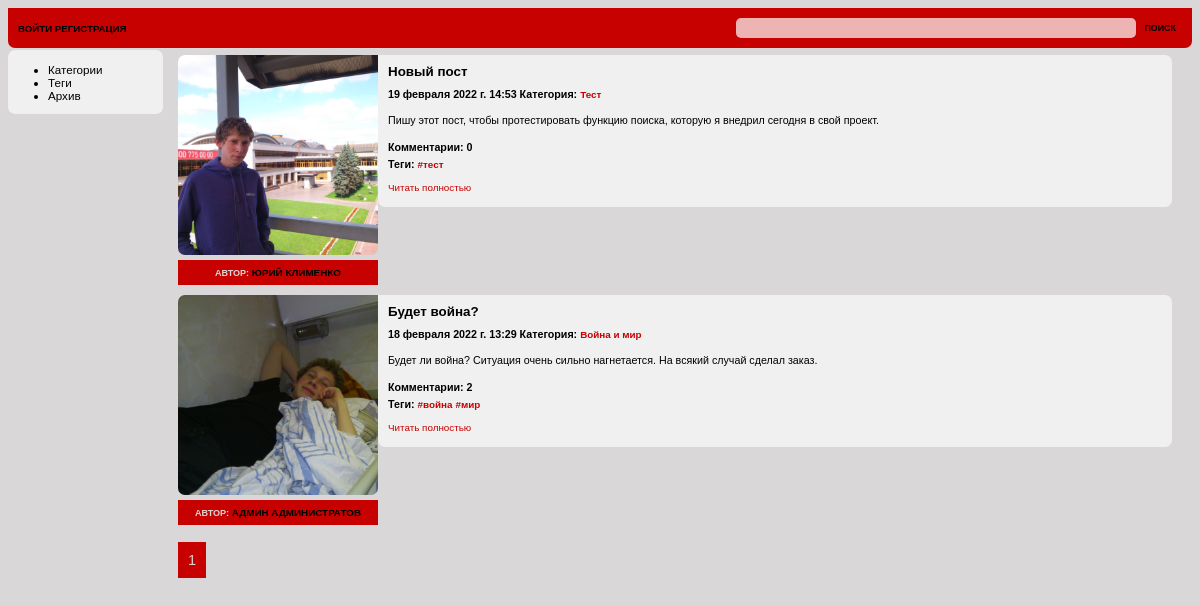
The app's page /, older data.
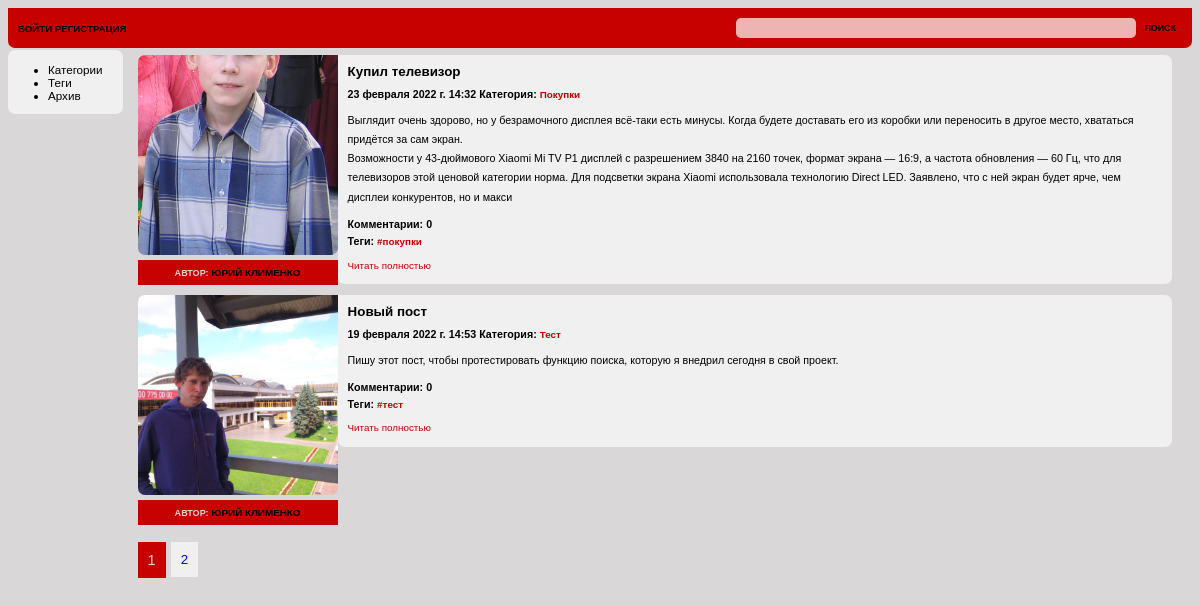
The same page, newer data.
### blog/models.py (models this page shows, shortened)
class Post(models.Model):
    author = models.ForeignKey(User, on_delete=models.SET('Неизвестный автор'))
    title = models.CharField(max_length = 100, unique = True, verbose_name='Заголовок')
    slug = models.SlugField(max_length = 100, unique = True)
    image = models.ImageField(upload_to='images/%Y/%m/%d/', null=True, blank=True, verbose_name='Изображение')
    category = models.ForeignKey(
        'Category',
        on_delete=models.CASCADE,
        verbose_name='Категория',
    )
    tags = models.ManyToManyField('Tag', blank = True, related_name='posts', verbose_name = 'Теги',)
    preview_text = models.TextField(max_length = 500, verbose_name='Превью')
    text = models.TextField(max_length = 5000, verbose_name='Текст')
    date_pub = models.DateTimeField(auto_now_add=True, verbose_name='Дата публикации')
    likes = models.ManyToManyField(User, blank = True, related_name='posts', verbose_name = 'Лайки')
    is_published = models.BooleanField("Опубликовано", null=True, blank=True)
    def get_absolute_url(self):
        return reverse('blog:post', kwargs={'category_slug': self.category.slug, 'post_slug': self.slug})
    class Meta:
        verbose_name = 'Пост'
        verbose_name_plural = 'Посты'
        ordering = ('-date_pub',)

class Category(models.Model):
    name = models.CharField(max_length = 50, verbose_name='Наименование')
    slug = models.SlugField(max_length = 50)
    def __str__(self):
        return self.name
    class Meta:
        verbose_name = 'Категория'
        verbose_name_plural = 'Категории'

class Tag(models.Model):
    name = models.CharField(max_length = 50, verbose_name='Тэг')
    slug = models.SlugField(max_length = 50)
    def __str__(self):
        return self.name
    class Meta:
        verbose_name = 'Тэг'
        verbose_name_plural = 'Тэги'

### user/models.py (models this page shows)
class User(AbstractUser):
    avatar = models.ImageField(upload_to='images/avatar/%Y/%m/%d/', blank=True, verbose_name='Аватар', default='images/avatar/default.bmp')
    email = models.EmailField('E-mail', unique=True)

### blog/views.py (the view)
# urls.py: path('', PostListView.as_view(), name='index'),
class PostListView(PostListData, ListView):
    @control_empty
    def get_queryset(self):
        return Post.objects.filter(
                                   is_published = True
                                   ).prefetch_related('tags'
                                   ).select_related('category', 'author'
                                   ).order_by('-date_pub'
                                   ).defer('text', 'is_published', 'author__avatar', 'author__date_joined',
                                           'author__is_active', 'author__is_staff', 'author__is_superuser',
                                           'author__password', 'author__username', 'author__email',
                                           'author__last_login'
                                    ).annotate(comments_count=Count('comments'))

### blog/forms.py
class SearchForm(forms.Form):
    text = forms.CharField(max_length=50)

### blog/views.py (called while the page is built)
def control_empty(get_queryset):
        def wrapper(self):
            obj = get_queryset(self)
            if len(obj) == 0:
                raise Http404
            return obj
        return wrapper

### blog/templates/blog/index.html (shortened to what this page needs)
{% extends 'blog/base.html' %}
{% block content %}
    {% for post in posts %}
        <div class="content">
            <div class="block-titul">
                <div class="block-titul-image">
                    <img src="{{ post.image.url }}"></img>
                </div>
                <div class="block-titul-author">
                    <h3><span class="author">Автор:</span> {{ post.author.first_name }} {{ post.author.last_name }} </h3>
                </div>
            </div>
            <div class="block-text">
            <h1>{{ post.title }}</h1>
            <h3>{{ post.date_pub }} Категория: <a href="{% url 'blog:category' post.category.slug %}"> {{post.category}} </a></h3>
             <p>{{ post.preview_text|linebreaks }}</p>
            <h3>Комментарии: {{ post.comments_count }}</h3>
            <h3>Теги: {% for tag in post.tags.all %} <a href="{% url 'blog:tag' tag.slug %}"> #{{ tag }}</a> {% endfor %}</h3>
            <a href="{{ post.get_absolute_url }}">   <p>Читать полностью</p></a></b>
            </div>
        </div>
    {% endfor %}
    <br>
<div class="paginator">
    {% for page in paginator.page_range %}
    {% if page_obj.number == page %}
    <div class="paginator2">{{ page }} </div>
    {% elif page >= page_obj.number|add:-2 and page <= page_obj.number|add:2 %}
    <a href="?page={{ page }}"><div class="paginator3">{{ page }}</div></a>
    {% endif %}
    {% endfor %}
</div>
</div>
{% endblock %}

Row changes from the older to the newer data that the page shows:
no longer on this page (row unchanged): Post: image (picture), author.first_name "АДМИН", author.last_name "АДМИНИСТРАТОВ", title "Будет война?", date_pub "18 февраля 2022 г. 13:29", category "Война и мир", preview_text "Будет ли война? Ситуация очень сильно нагнетается. На всякий случай сделал заказ.", comments_count "2"
no longer on this page (row unchanged): Tag: name "война", shown under "АДМИН"
no longer on this page (row unchanged): Tag: name "мир", shown under "АДМИН"
added Post: image (picture), author.first_name "ЮРИЙ", author.last_name "КЛИМЕНКО", title "Купил телевизор", date_pub "23 февраля 2022 г. 14:32", category "Покупки", preview_text "Выглядит очень здорово, но у безрамочного дисплея всё-таки есть минусы. Когда будете доставать его из коробки или переносить в другое место, хвататься придётся за сам экран. Возможности у 43-дюймового Xiaomi Mi TV P1 дисплей с разрешением 3840 на 2160 точек, формат экрана — 16:9, а частота обновления — 60 Гц, что для телевизоров этой ценовой категории норма. Для подсветки экрана Xiaomi использовала технологию Direct LED. Заявлено, что с ней экран будет ярче, чем дисплеи конкурентов, но и макси", comments_count "0"
added Tag: name "покупки", shown under "ЮРИЙ"
Text that changed along with them:
new list line: "2"
